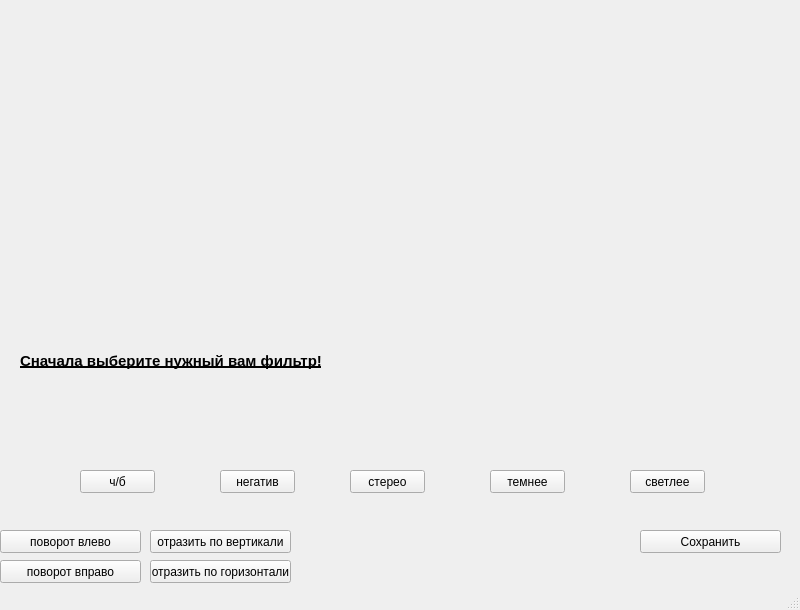
<?xml version="1.0" encoding="UTF-8"?>
<ui version="4.0">
 <class>MainWindow</class>
 <widget class="QMainWindow" name="MainWindow">
  <property name="geometry">
   <rect>
    <x>0</x>
    <y>0</y>
    <width>800</width>
    <height>610</height>
   </rect>
  </property>
  <property name="windowTitle">
   <string>PhotoEditor</string>
  </property>
  <widget class="QWidget" name="centralwidget">
   <widget class="QLabel" name="lbl_file">
    <property name="geometry">
     <rect>
      <x>170</x>
      <y>10</y>
      <width>471</width>
      <height>301</height>
     </rect>
    </property>
    <property name="text">
     <string/>
    </property>
   </widget>
   <widget class="QPushButton" name="btn_left">
    <property name="geometry">
     <rect>
      <x>0</x>
      <y>530</y>
      <width>141</width>
      <height>23</height>
     </rect>
    </property>
    <property name="text">
     <string>поворот влево</string>
    </property>
   </widget>
   <widget class="QPushButton" name="btn_save">
    <property name="geometry">
     <rect>
      <x>640</x>
      <y>530</y>
      <width>141</width>
      <height>23</height>
     </rect>
    </property>
    <property name="text">
     <string>Сохранить</string>
    </property>
   </widget>
   <widget class="QPushButton" name="btn_bandw">
    <property name="geometry">
     <rect>
      <x>80</x>
      <y>470</y>
      <width>75</width>
      <height>23</height>
     </rect>
    </property>
    <property name="text">
     <string>ч/б</string>
    </property>
   </widget>
   <widget class="QPushButton" name="btn_negatiff">
    <property name="geometry">
     <rect>
      <x>220</x>
      <y>470</y>
      <width>75</width>
      <height>23</height>
     </rect>
    </property>
    <property name="text">
     <string>негатив</string>
    </property>
   </widget>
   <widget class="QPushButton" name="btn_stereo">
    <property name="geometry">
     <rect>
      <x>350</x>
      <y>470</y>
      <width>75</width>
      <height>23</height>
     </rect>
    </property>
    <property name="text">
     <string>стерео</string>
    </property>
   </widget>
   <widget class="QPushButton" name="btn_dark">
    <property name="geometry">
     <rect>
      <x>490</x>
      <y>470</y>
      <width>75</width>
      <height>23</height>
     </rect>
    </property>
    <property name="text">
     <string>темнее</string>
    </property>
   </widget>
   <widget class="QPushButton" name="btn_light">
    <property name="geometry">
     <rect>
      <x>630</x>
      <y>470</y>
      <width>75</width>
      <height>23</height>
     </rect>
    </property>
    <property name="text">
     <string>светлее</string>
    </property>
   </widget>
   <widget class="QLabel" name="label_bandw">
    <property name="geometry">
     <rect>
      <x>70</x>
      <y>390</y>
      <width>98</width>
      <height>61</height>
     </rect>
    </property>
    <property name="text">
     <string/>
    </property>
   </widget>
   <widget class="QLabel" name="label_negatiff">
    <property name="geometry">
     <rect>
      <x>210</x>
      <y>390</y>
      <width>98</width>
      <height>61</height>
     </rect>
    </property>
    <property name="text">
     <string/>
    </property>
   </widget>
   <widget class="QLabel" name="label_stereo">
    <property name="geometry">
     <rect>
      <x>340</x>
      <y>390</y>
      <width>98</width>
      <height>61</height>
     </rect>
    </property>
    <property name="text">
     <string/>
    </property>
   </widget>
   <widget class="QLabel" name="label_dark">
    <property name="geometry">
     <rect>
      <x>480</x>
      <y>390</y>
      <width>98</width>
      <height>61</height>
     </rect>
    </property>
    <property name="text">
     <string/>
    </property>
   </widget>
   <widget class="QLabel" name="label_light">
    <property name="geometry">
     <rect>
      <x>620</x>
      <y>390</y>
      <width>98</width>
      <height>61</height>
     </rect>
    </property>
    <property name="text">
     <string/>
    </property>
   </widget>
   <widget class="QPushButton" name="btn_right">
    <property name="geometry">
     <rect>
      <x>0</x>
      <y>560</y>
      <width>141</width>
      <height>23</height>
     </rect>
    </property>
    <property name="text">
     <string>поворот вправо</string>
    </property>
   </widget>
   <widget class="QPushButton" name="btn_ver">
    <property name="geometry">
     <rect>
      <x>150</x>
      <y>530</y>
      <width>141</width>
      <height>23</height>
     </rect>
    </property>
    <property name="text">
     <string>отразить по вертикали</string>
    </property>
   </widget>
   <widget class="QPushButton" name="btn_gor">
    <property name="geometry">
     <rect>
      <x>150</x>
      <y>560</y>
      <width>141</width>
      <height>23</height>
     </rect>
    </property>
    <property name="text">
     <string>отразить по горизонтали</string>
    </property>
   </widget>
   <widget class="QLabel" name="label">
    <property name="geometry">
     <rect>
      <x>20</x>
      <y>340</y>
      <width>321</width>
      <height>41</height>
     </rect>
    </property>
    <property name="font">
     <font>
      <pointsize>11</pointsize>
      <weight>75</weight>
      <bold>true</bold>
      <underline>true</underline>
     </font>
    </property>
    <property name="text">
     <string>Сначала выберите нужный вам фильтр!</string>
    </property>
   </widget>
  </widget>
  <widget class="QStatusBar" name="statusbar"/>
 </widget>
 <resources/>
 <connections/>
</ui>
